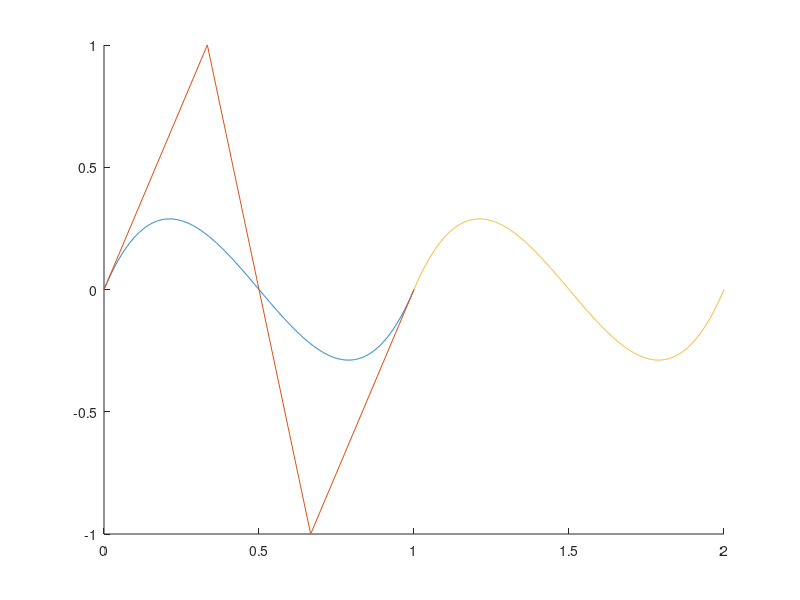

Here is the MATLAB script that generated this plot:
clear variables;
close all;
clc;

t = linspace(0,1,1000);
T = [t.^0;t;t.^2;t.^3];

P = [0 1/3 2/3 1;0 1 -1 0];

Q = [1 -3  3 -1
      0  3 -6  3
      0  0  3 -3
      0  0  0  1];

M = P*Q*T;


figure()
hold on;
plot(M(1,:),M(2,:))
plot(P(1,:),P(2,:))

x = linspace(1,2,1000);
plot(x,-(6*(2-x).^3-9*(2-x).^2+3*(2-x)))
